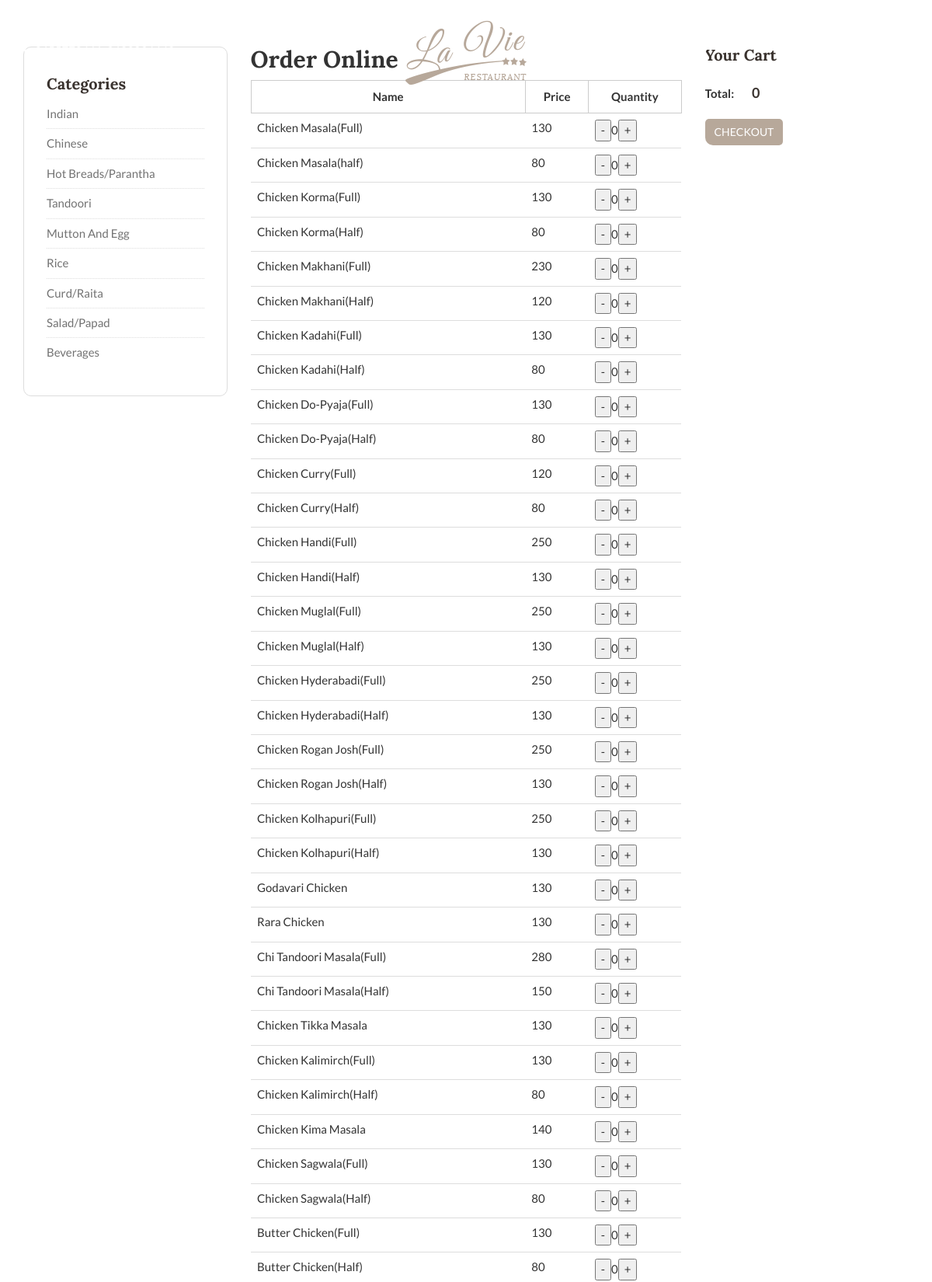
Page /orderonline.php (upper part) on the committed database.
### tables this page shows
CREATE TABLE IF NOT EXISTS `menu` (
  `id` int(4) NOT NULL AUTO_INCREMENT,
  `Category` varchar(50) NOT NULL,
  `Sub` varchar(50) NOT NULL,
  `Dish` varchar(50) NOT NULL,
  `Price` int(4) NOT NULL,
  PRIMARY KEY (`id`)
);

### orderonline.php (the view, shortened to what this page needs)
<?php
include_once("Connection.php");
          ?>
<!doctype html>
<html class="no-js" lang="">
<head>
        <link rel="stylesheet" href="css/bootstrap.min.css">
        <link rel="stylesheet" href="css/animate.css">
        <link rel="stylesheet" href="css/jquery-ui.min.css">
        <link rel="stylesheet" href="css/meanmenu.min.css">
        <link rel="stylesheet" href="css/owl.carousel.css">
        <link rel="stylesheet" href="css/font-awesome.min.css">
        <link rel="stylesheet" href="css/bootstrap-datepicker.css">
        <link rel="stylesheet" href="css/jquery.timepicker.css">
        <link rel="stylesheet" href="lib/css/nivo-slider.css">
		<link rel="stylesheet" href="style.css">
        <link rel="stylesheet" href="css/responsive.css">
    </head>
    <body>
    <div class="header-menu-area">
		<div class="header">
			<div class="container">
				<div class="row">
					<div class="col-md-4 col-sm-4 hidden-xs">
						<div class="search-phone">
							<ul>
								<li><span style="color:white"><i class="fa fa-phone" aria-hidden="true"></i> 9655770461, 8680896643</span></li>
							</ul>
						</div>
					</div>
				<div class="col-md-4 col-sm-4">
					<div class="logo">
						<a href="index.html"><img src="img/logoft.png" alt=""></a>
					</div>
				</div>
				</div>
			</div>
		</div>
		<div id="sticker" class="menu-area">
			<div class="container">
				<div class="row">
					<div class="col-md-12">
					</div>
				</div>
			</div>
		</div>
    </div>
    <div class="cart-area pt60 pb60 ">
		<div class="container">
                <div class="row">
                  <div class="col-md-3 col-sm-3 col-xs-12">
                         <aside>
                             <div class="single-widget">
                                 <div class="whdget-title">
                                     <h2>Categories</h2>
                                 </div>
                                 <ul>
                                     <li class="active"><a  data-toggle="tab" href="#1" id ="ind">Indian</a></li>
                                     <li><a  data-toggle="tab" href="#2" id="chi">Chinese</a></li>
                                    <li><a data-toggle="tab" href="#3" id="bread">Hot Breads/Parantha</a></li>
                                     <li><a data-toggle="tab" href="#5" id="tand">Tandoori</a></li>
                                     <li><a data-toggle="tab" href="#6" id="egg">Mutton and Egg</a></li>
                                     <li><a data-toggle="tab" href="#7" id="rice">Rice</a></li>
                                     <li><a data-toggle="tab" href="#8" id="curd">Curd/Raita</a></li>
                                     <li><a data-toggle="tab" href="#9" id="salad">Salad/Papad</a></li>
                                     <li><a data-toggle="tab" href="#10" id="bev">Beverages</a></li>
                                 </ul>
                             </div>
                         </aside>
                     </div>
                  <div class="col-md-6 col-sm-9 col-xs-12">
                      <div class="row">
                          <div class="col-md-12 col-sm-12 ">
                                <div class="pd-content">
                                  <div class="section-title">
                                        <h3>Order Online</h3>
                                   </div>
                          <div class="tab-content">
                        <div id="1" class="tab-pane fade in active">
                                    <table class="table">
                                        <thead>
                                          <tr>
                                            <th>Name</th>
                                            <th>Price</th>
                                            <th>Quantity</th>
                                          </tr>
                                        </thead>
                                        <tbody>
										<?php
													$sql="select id,Dish,Price from menu where Category='Indian'";
													$res = mysqli_query($conn,$sql);
													$count = 1;
													while ($row =  mysqli_fetch_array($res) ){
														echo '<tr><td>';
														echo $row['Dish'];
														echo '</td><td>';
														echo $row['Price'];
														echo '</td><td>';
														echo "<div class='addp'><span>";
														 echo'<button type="button" value="'.$row['id'].'"  class="minus"  name = "mi'.$count.'">-</button>';
													    echo  '<span class="figure" id = "fi'. $count.'">0</span>';
														echo '<button type="button" class="plus" value="'.$row['id'].'"  name = "pi'.$count.'" >+</button>';
														echo '</span></div>';
														echo "</td></tr>";
														$count++;
														}
										?>
                                        </tbody>
                                    </table>
                              </div>
                            </div>
                                </div>
                          </div>
                      </div>
                  </div>
                  <div class="col-md-3 col-sm-3 col-xs-12">
                        <aside>
                             <div class="single-widget my-cart detail-cart">
                                 <div class="whdget-title">
                                     <h2>Your Cart</h2>
                                 </div>
                              <div class="total-top-rated">
                                    <ul>
                                       <?php  echo'<li>';
                $total=0;
                                            echo'</li>'; ?>
                                     </ul>
                                     <div class="sub-total">
                                         <strong>Total:</strong> <span><?php echo $total;?></span>
                                     </div>
                                     <div class="view-check-btn">
                                         <a href="cart.php" class="com-btn">Checkout</a>
                                     </div>
                                </div>
                             </div>
                         </aside>
                     </div>
                </div>
            </div>
	</div>
    </body>
</html>

### style.css (style rules this page uses)
html, body { height: 100%; font-family: 'Lato', sans-serif; font-size: 15px; }
img { max-width: 100%; height: auto; }
h1, h2, h3, h4, h5, h6 { margin: 0 0 10px; font-family: 'Lora', serif; }
a { -webkit-transition: all 0.3s ease 0s; transition: all 0.3s ease 0s; text-decoration: none; }
ul { list-style: outside none none; margin: 0; padding: 0; }
.pt60 { padding-top: 60px }
.pb60 { padding-bottom: 60px }
.header a { color: #fff }
.search-phone { margin-top: 55px }
.search-phone ul li { display: inline-block }
.header { min-height: 130px; width: 100%; }
.logo { text-align: center; line-height: 130px; }
.header-menu-area { left: 0; position: absolute; top: 0; width: 100%; z-index: 9; }
a.com-btn,.submt .com-btn.blg-btn { background-color: #b7a89a; border: 2px solid transparent; border-radius: 5px; color: #fff; display: inline-block; padding: 8px 35px; text-transform: uppercase; }
aside { margin-bottom: 20px }
aside:last-child { margin-bottom: 0 }
.single-widget { background: rgba(0, 0, 0, 0) none repeat scroll 0 0; border: 1px solid #dddddd; border-radius: 10px; overflow: hidden; padding: 36px 29px; }
.single-widget ul li { padding: 8px 0 }
.single-widget ul li + li { border-top: 1px dotted #dddddd }
.single-widget ul li a, .recent-post .smi-heading a { color: #727272; font-size: 15px; font-weight: 400; text-transform: capitalize; -webkit-transition: all 0.5s ease 0s; transition: all 0.5s ease 0s; }
.whdget-title h2 { color: #3a332f; font-size: 20px; font-weight: 700; margin: 0 0 9px; }
.sub-total span { color: #3a332f; font-size: 18px; font-weight: bold; margin-left: 20px; }
.view-check-btn a { display: inline-block }
.view-check-btn a.com-btn { font-size: 14px; padding: 5px 10px; }
.view-check-btn { margin-top: 20px; text-align: center; }
.section-title h3 { font-size: 30px; font-weight: 700; }
.single-widget.detail-cart { border: medium none; padding: 0; }
.detail-cart .view-check-btn { text-align: left }
.cart-area thead th { border: 1px solid #ccc !important; padding: 10px !important; text-align: center; }
table.table { margin-bottom: 0; width: 100%; }

### rows in the picture
menu: Dish "Chicken Masala(Full)", Price "130", $row['id'] 2 (drawn)
menu: Dish "Chicken Masala(half)", Price "80", $row['id'] 3 (drawn)
menu: Dish "Chicken Korma(Full)", Price "130", $row['id'] 4 (drawn)
menu: Dish "Chicken Korma(Half)", Price "80", $row['id'] 5 (drawn)
menu: Dish "Chicken Makhani(Full)", Price "230", $row['id'] 6 (drawn)
menu: Dish "Chicken Makhani(Half)", Price "120", $row['id'] 7 (drawn)
menu: Dish "Chicken Kadahi(Full)", Price "130", $row['id'] 8 (drawn)
menu: Dish "Chicken Kadahi(Half)", Price "80", $row['id'] 9 (drawn)
menu: Dish "Chicken Do-Pyaja(Full)", Price "130", $row['id'] 10 (drawn)
menu: Dish "Chicken Do-Pyaja(Half)", Price "80", $row['id'] 11 (drawn)
menu: Dish "Chicken Curry(Full)", Price "120", $row['id'] 12 (drawn)
menu: Dish "Chicken Curry(Half)", Price "80", $row['id'] 13 (drawn)
menu: Dish "Chicken Handi(Full)", Price "250", $row['id'] 14 (drawn)
menu: Dish "Chicken Handi(Half)", Price "130", $row['id'] 15 (drawn)
menu: Dish "Chicken Muglal(Full)", Price "250", $row['id'] 16 (drawn)
menu: Dish "Chicken Muglal(Half)", Price "130", $row['id'] 17 (drawn)
menu: Dish "Chicken Hyderabadi(Full)", Price "250", $row['id'] 18 (drawn)
menu: Dish "Chicken Hyderabadi(Half)", Price "130", $row['id'] 19 (drawn)
menu: Dish "Chicken Rogan Josh(Full)", Price "250", $row['id'] 20 (drawn)
menu: Dish "Chicken Rogan Josh(Half)", Price "130", $row['id'] 21 (drawn)
menu: Dish "Chicken Kolhapuri(Full)", Price "250", $row['id'] 22 (drawn)
menu: Dish "Chicken Kolhapuri(Half)", Price "130", $row['id'] 23 (drawn)
menu: Dish "Godavari Chicken", Price "130", $row['id'] 24 (drawn)
menu: Dish "Rara Chicken", Price "130", $row['id'] 25 (drawn)
menu: Dish "Chi Tandoori Masala(Full)", Price "280", $row['id'] 26 (drawn)
menu: Dish "Chi Tandoori Masala(Half)", Price "150", $row['id'] 27 (drawn)
menu: Dish "Chicken Tikka Masala", Price "130", $row['id'] 28 (drawn)
menu: Dish "Chicken Kalimirch(Full)", Price "130", $row['id'] 29 (drawn)
menu: Dish "Chicken Kalimirch(Half)", Price "80", $row['id'] 30 (drawn)
menu: Dish "Chicken Kima Masala", Price "140", $row['id'] 31 (drawn)
menu: Dish "Chicken Sagwala(Full)", Price "130", $row['id'] 32 (drawn)
menu: Dish "Chicken Sagwala(Half)", Price "80", $row['id'] 33 (drawn)
menu: Dish "Butter Chicken(Full)", Price "130", $row['id'] 34 (drawn)
menu: Dish "Butter Chicken(Half)", Price "80", $row['id'] 35 (drawn)

### other values in the picture
$total "0"
